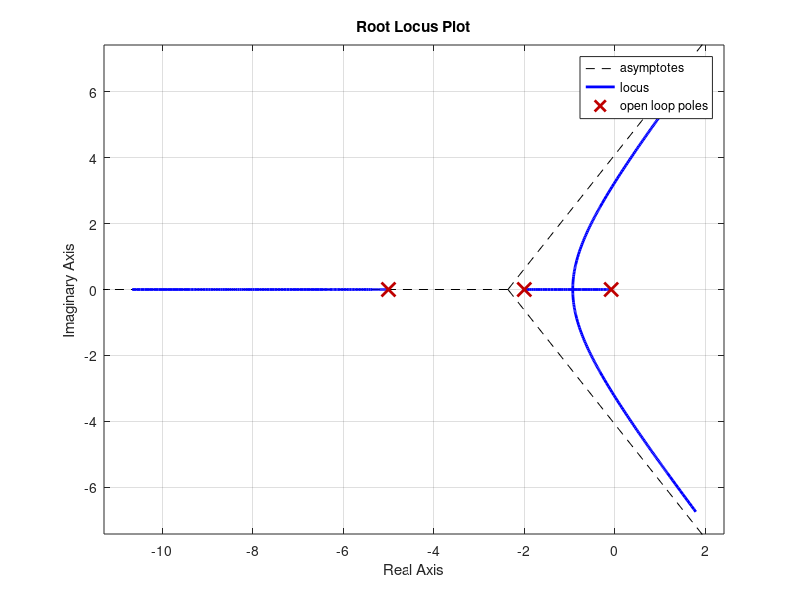

Reproduce this figure in MATLAB.
num = [74];    %kp original: 0.06, ki 0.6
den = [1, 7.08, 10.56, 0.8]; 


% Generate the Routh table
G = tf(num, den);

% Plot the root locus
rlocus(G);
title('Root Locus Plot');
grid on;



